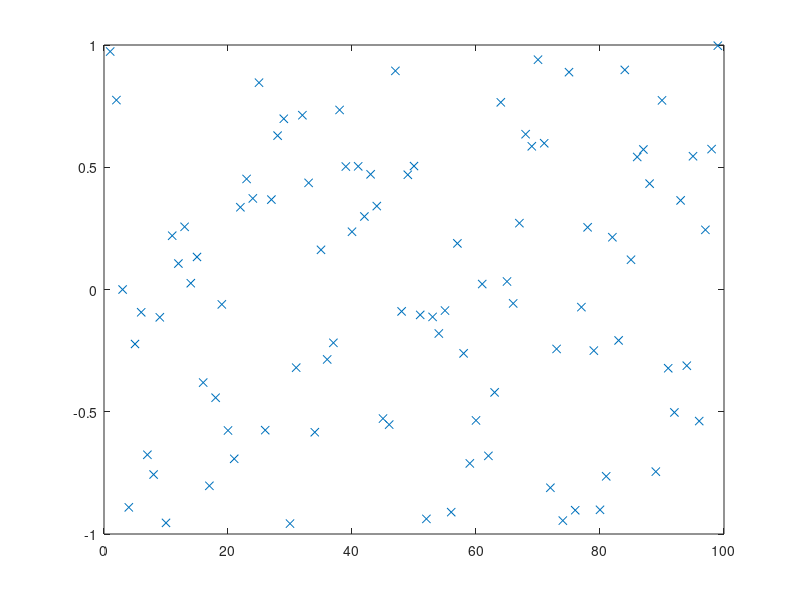

MATLAB code to generate this figure: (Note: this script raises an error after producing the figure.)
% script <a href="matlab:RR_InsertionSortTest">RR_InsertionSortTest</a>
% Test <a href="matlab:help RR_InsertionSort">RR_InsertionSort</a> on a random set of data.
% See <a href="matlab:RCweb">Numerical Renaissance: simulation, optimization, & control</a>, Section 7.1.1.
% Part of <a href="matlab:help RCC">Numerical Renaissance Codebase 1.0</a>, <a href="matlab:help RCchap07">Chapter 7</a>; please read the <a href="matlab:help RCcopyleft">copyleft</a>.

n=99; D=2*rand(n,1)-1; close all, plot(D(:,1),'x'), pause(0.1)
[D,index]=RR_InsertionSort(D,1,n);   plot(D(:,1),'x')

% end script RR_InsertionSortTest
